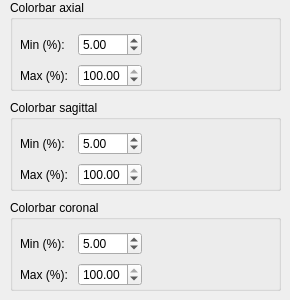
        <widget class="QWidget" name="tab_11">
         <attribute name="title">
          <string>Colorbar lines</string>
         </attribute>
         <widget class="QGroupBox" name="groupBox_2">
          <property name="geometry">
           <rect>
            <x>10</x>
            <y>0</y>
            <width>271</width>
            <height>91</height>
           </rect>
          </property>
          <property name="title">
           <string>Colorbar axial</string>
          </property>
          <widget class="QWidget" name="layoutWidget">
           <property name="geometry">
            <rect>
             <x>10</x>
             <y>31</y>
             <width>251</width>
             <height>60</height>
            </rect>
           </property>
           <layout class="QGridLayout" name="gridLayout">
            <item row="0" column="1">
             <widget class="QDoubleSpinBox" name="min_colorbar_axial_brain_connectome_doubleSpinBox">
              <property name="minimum">
               <double>0.000000000000000</double>
              </property>
              <property name="maximum">
               <double>100.000000000000000</double>
              </property>
              <property name="singleStep">
               <double>0.100000000000000</double>
              </property>
              <property name="value">
               <double>5.000000000000000</double>
              </property>
             </widget>
            </item>
            <item row="1" column="1">
             <widget class="QDoubleSpinBox" name="max_colorbar_axial_brain_connectome_doubleSpinBox">
              <property name="maximum">
               <double>100.000000000000000</double>
              </property>
              <property name="singleStep">
               <double>0.100000000000000</double>
              </property>
              <property name="value">
               <double>100.000000000000000</double>
              </property>
             </widget>
            </item>
            <item row="1" column="0">
             <widget class="QLabel" name="label_27">
              <property name="text">
               <string>Max (%): </string>
              </property>
             </widget>
            </item>
            <item row="0" column="0">
             <widget class="QLabel" name="label_26">
              <property name="text">
               <string>Min (%):</string>
              </property>
             </widget>
            </item>
            <item row="0" column="2">
             <spacer name="horizontalSpacer_11">
              <property name="orientation">
               <enum>Qt::Horizontal</enum>
              </property>
              <property name="sizeHint" stdset="0">
               <size>
                <width>40</width>
                <height>20</height>
               </size>
              </property>
             </spacer>
            </item>
           </layout>
          </widget>
         </widget>
         <widget class="QGroupBox" name="groupBox_10">
          <property name="geometry">
           <rect>
            <x>10</x>
            <y>100</y>
            <width>271</width>
            <height>91</height>
           </rect>
          </property>
          <property name="title">
           <string>Colorbar sagittal</string>
          </property>
          <widget class="QWidget" name="layoutWidget">
           <property name="geometry">
            <rect>
             <x>10</x>
             <y>30</y>
             <width>251</width>
             <height>60</height>
            </rect>
           </property>
           <layout class="QGridLayout" name="gridLayout_2">
            <item row="0" column="0">
             <widget class="QLabel" name="label_28">
              <property name="text">
               <string>Min (%):</string>
              </property>
             </widget>
            </item>
            <item row="1" column="0">
             <widget class="QLabel" name="label_29">
              <property name="text">
               <string>Max (%): </string>
              </property>
             </widget>
            </item>
            <item row="1" column="1">
             <widget class="QDoubleSpinBox" name="max_colorbar_sagittal_brain_connectome_doubleSpinBox">
              <property name="maximum">
               <double>100.000000000000000</double>
              </property>
              <property name="singleStep">
               <double>0.100000000000000</double>
              </property>
              <property name="value">
               <double>100.000000000000000</double>
              </property>
             </widget>
            </item>
            <item row="0" column="1">
             <widget class="QDoubleSpinBox" name="min_colorbar_sagittal_brain_connectome_doubleSpinBox">
              <property name="minimum">
               <double>0.000000000000000</double>
              </property>
              <property name="maximum">
               <double>100.000000000000000</double>
              </property>
              <property name="singleStep">
               <double>0.100000000000000</double>
              </property>
              <property name="value">
               <double>5.000000000000000</double>
              </property>
             </widget>
            </item>
            <item row="0" column="2">
             <spacer name="horizontalSpacer_13">
              <property name="orientation">
               <enum>Qt::Horizontal</enum>
              </property>
              <property name="sizeHint" stdset="0">
               <size>
                <width>40</width>
                <height>20</height>
               </size>
              </property>
             </spacer>
            </item>
           </layout>
          </widget>
         </widget>
         <widget class="QGroupBox" name="groupBox_11">
          <property name="geometry">
           <rect>
            <x>10</x>
            <y>200</y>
            <width>271</width>
            <height>91</height>
           </rect>
          </property>
          <property name="title">
           <string>Colorbar coronal</string>
          </property>
          <widget class="QWidget" name="layoutWidget">
           <property name="geometry">
            <rect>
             <x>10</x>
             <y>30</y>
             <width>251</width>
             <height>60</height>
            </rect>
           </property>
           <layout class="QGridLayout" name="gridLayout_5">
            <item row="0" column="1">
             <widget class="QDoubleSpinBox" name="min_colorbar_coronal_brain_connectome_doubleSpinBox">
              <property name="minimum">
               <double>0.000000000000000</double>
              </property>
              <property name="maximum">
               <double>100.000000000000000</double>
              </property>
              <property name="singleStep">
               <double>0.100000000000000</double>
              </property>
              <property name="value">
               <double>5.000000000000000</double>
              </property>
             </widget>
            </item>
            <item row="1" column="0">
             <widget class="QLabel" name="label_31">
              <property name="text">
               <string>Max (%): </string>
              </property>
             </widget>
            </item>
            <item row="0" column="0">
             <widget class="QLabel" name="label_30">
              <property name="text">
               <string>Min (%):</string>
              </property>
             </widget>
            </item>
            <item row="1" column="1">
             <widget class="QDoubleSpinBox" name="max_colorbar_coronal_brain_connectome_doubleSpinBox">
              <property name="maximum">
               <double>100.000000000000000</double>
              </property>
              <property name="singleStep">
               <double>0.100000000000000</double>
              </property>
              <property name="value">
               <double>100.000000000000000</double>
              </property>
             </widget>
            </item>
            <item row="0" column="2">
             <spacer name="horizontalSpacer_16">
              <property name="orientation">
               <enum>Qt::Horizontal</enum>
              </property>
              <property name="sizeHint" stdset="0">
               <size>
                <width>40</width>
                <height>20</height>
               </size>
              </property>
             </spacer>
            </item>
           </layout>
          </widget>
         </widget>
        </widget>
